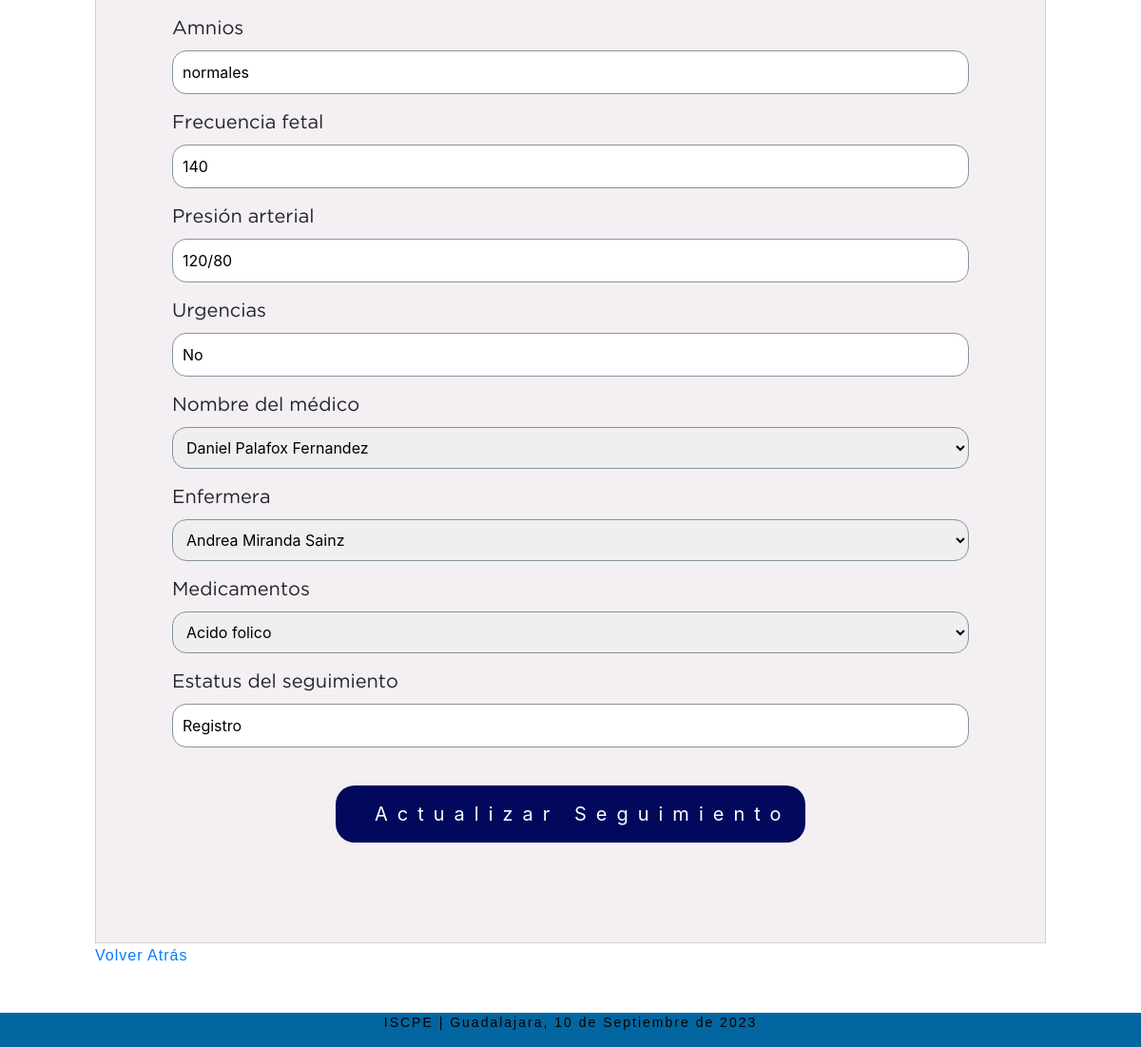
Before: /sistema/editar_seguimiento.php?idseguimiento=2 (signed in, lower part) with the older database file.
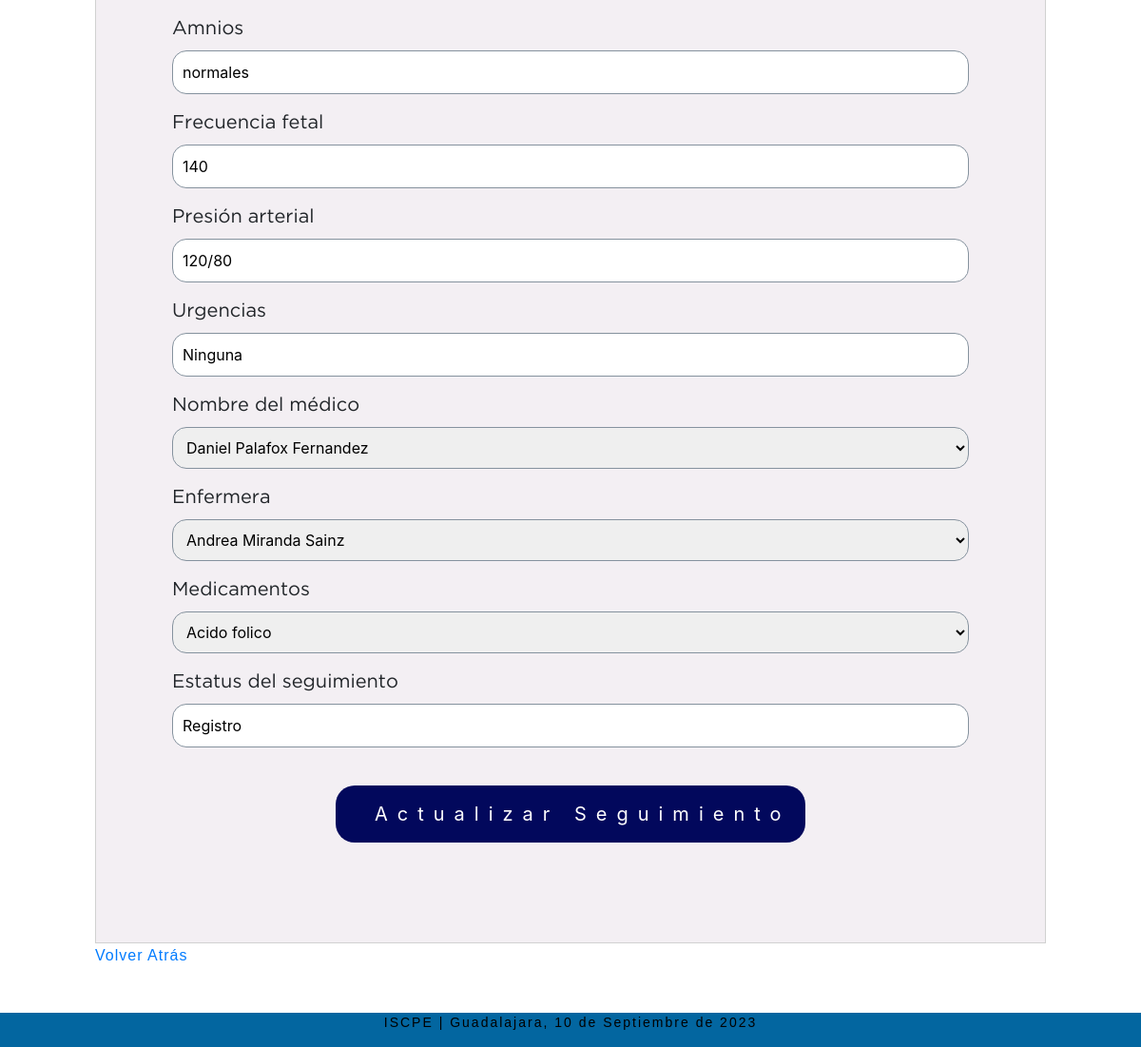
After: the same page with the newer database file.
### tables this page shows
CREATE TABLE `seguimiento` (
  `idseguimiento` int(11) NOT NULL,
  `idpaciente` int(11) NOT NULL,
  `cuantos_embarazos` tinyint(4) NOT NULL,
  `cuantos_partos` tinyint(4) NOT NULL,
  `cuantas_cesareas` tinyint(4) NOT NULL,
  `cuantos_abortos` tinyint(4) NOT NULL,
  `dilatacion` text NOT NULL,
  `borramiento` varchar(20) NOT NULL,
  `amnios` varchar(12) NOT NULL,
  `frecuencia_fetal` text DEFAULT NULL,
  `presion_arterial` text NOT NULL,
  `urgencias` text DEFAULT NULL,
  `idenfermera` int(11) NOT NULL,
  `idmedico` int(11) NOT NULL,
  `usuario_id` int(11) NOT NULL,
  `estatus_seguimiento` varchar(20) NOT NULL,
  `estatus` tinyint(1) NOT NULL DEFAULT 1
);

### sistema/editar_seguimiento.php (the view, shortened to what the changed rows need)
<?php
include "../conexion.php";
    $idseguimiento= $_REQUEST['idseguimiento'];
    $sql= mysqli_query($conection,"SELECT * FROM seguimiento WHERE idseguimiento='$idseguimiento' AND estatus=1");
	$result_sql = mysqli_num_rows($sql);
    if($result_sql == 0){
		header('Location: lista_seguimiento.php');
	}else {
        while ($data=mysqli_fetch_array($sql)) {
        $amnios = $data['amnios'];
        $frecuencia_fetal = $data['frecuencia_fetal'];
        $presion_arterial =$data['presion_arterial'];
        $urgencias = $data['urgencias'];
        $estatus_seguimiento = $data['estatus_seguimiento'];
        }
    }
?>
<!DOCTYPE html>
<html lang="en">
<head>
    <?php include "includes/scripts.php"; ?>
</head>
<body>
<section id="container">
      <div class="form_register">
          <form action="" method="POST" >
              <label for="amnios">Amnios</label>
              <input type="text" name="amnios" id="amnios" placeholder="Amnios" pattern="[A-Za-z\s]+" title="solo letras en amnios"  value= "<?php echo $amnios?>"required>
              <label for="frecuencia_fetal">Frecuencia fetal</label>
              <input type="text" name="frecuencia_fetal" id="frecuencia_fetal" placeholder="Frecuencia fetal" pattern="^\d{1,3}\/\d{1,3}$+" title="solo n&&uacute;meros en frecuencia fetal"  min="1" value="<?php echo $frecuencia_fetal?>" required>
              <label for="presion_arterial">Presi&oacute;n arterial</label>
              <input type="text" name="presion_arterial" id="presion_arterial"  placeholder="Presi&oacute;n arterial" title="solo n&uacute;meros y / en presi&oacute;n arterial"  pattern="^\d{1,3}\/\d{1,3}$+" min="1" value="<?php echo $presion_arterial ?>" required>
              <label for="urgencias">Urgencias</label>
              <input type="text" name="urgencias" id="urgencias" placeholder=""  pattern="^[A-Za-z0-9\s.]+$" title="Solo letras, espacios en  y numeros en urgencias" value="<?php echo $urgencias ?>" required>
              <label for="medico">Nombre del m&eacute;dico</label>
              <?php
                $query_nombre_medico = mysqli_query($conection," SELECT u.idusuario, u.nombre, u.apellido_paterno, u.apellido_materno, m.idmedico FROM usuario u INNER JOIN medico m  ON u.idusuario = m.idusuario");
                $result_nombre_medico = mysqli_num_rows($query_nombre_medico);
             ?>
              <select name="idmedico" id="medico" required>
                <?php
                if ($result_nombre_medico>0) {
                    while ($nombre = mysqli_fetch_array($query_nombre_medico)) {
                        ?>
                        <option value="<?php echo $nombre["idmedico"];?>"><?php echo $nombre['nombre'].' '.$nombre['apellido_paterno'].' '.$nombre['apellido_materno'] ?></option>
                        <?php
                    }
                }
                ?>
              </select>
             <label for="enfermera">Enfermera</label>
            <?php
            $query_nombre_enfermera = mysqli_query($conection,"SELECT u.idusuario, u.nombre,u.apellido_paterno, u.apellido_materno, e.idenfermeras FROM usuario u INNER JOIN enfermeras e ON u.idusuario = e.idusuario");
            $result_nombre_enfermera = mysqli_num_rows($query_nombre_enfermera);
            ?>
        <select name="idenfermera" id="enfermera" required>
            <?php
            if ($result_nombre_enfermera>0) {
                while ($nombre = mysqli_fetch_array($query_nombre_enfermera)) {
                    ?>
                    <option value="<?php echo $nombre["idenfermeras"];?>"><?php echo $nombre['nombre'].' '.$nombre['apellido_paterno'].' '.$nombre['apellido_materno']?></option>
                   <?php
                }
            }
            ?>
        </select>
             <label for="medicamentos">Medicamentos</label>
             <?php
             $query_medicamentos = mysqli_query($conection,"SELECT idmedicamento, nombre_medicamento FROM medicamentos");
             $result_medicamentos = mysqli_num_rows($query_medicamentos);
             ?>
             <select name="idmedicamento" id="medicamentos" required>
                <?php
                if ($result_medicamentos>0) {
                    while ($medicamentos = mysqli_fetch_array($query_medicamentos)) {
                        ?>
                        <option value="<?php echo $medicamentos['idmedicamento'];?>"><?php echo $medicamentos['nombre_medicamento']?></option>
                        <?php
                    }
                }
                ?>
             </select>
            <label for="estatus_seguimiento">Estatus del seguimiento</label>
            <input type="text" name="estatus_seguimiento" id="estatus_seguimiento" placeholder=""  pattern="[A-Za-z\s]+" title="Solo letras, comas  y espacios en blanco para estatus del seguimiento" value="<?php echo $estatus_seguimiento?>" required>
              <button type="submit" class="btn-save"><i class="fa-solid fa-floppy-disk"></i>Actualizar Seguimiento</button>
          </form>
      </div>
</section>
<?php
var_dump($_POST);
?>
</body>
</html>

Changed rows visible on the page:
changed seguimiento "normales": urgencias "No" → "Ninguna"
